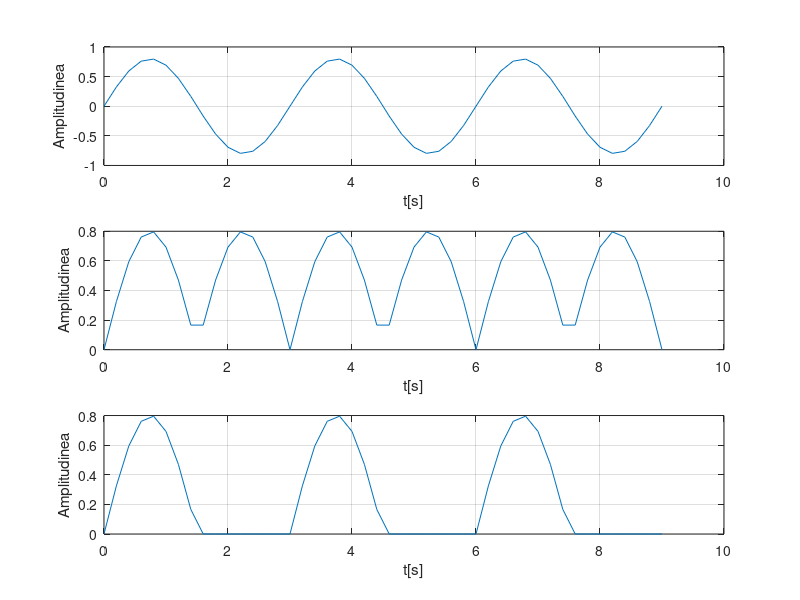

MATLAB code to generate this figure:
%rezolutie temporara 200ms=0.2s
t=0:0.2:9; % vor fi afisate 3 perioade
T=3;
F=1/T;
A=0.8;
s1=A*sin(2*pi*F*t); %semnalul initial
subplot(3,1,1) , plot(t,s1),grid
xlabel('t[s]')
ylabel('Amplitudinea')
s2=abs(s1); %semnalul in modul
subplot(3,1,2) ,plot(t,s2),grid
xlabel('t[s]')
ylabel('Amplitudinea')
sr=(s1+s2)/2; %semnalul redresat
subplot(3,1,3) ,plot(t,sr),grid
xlabel('t[s]')
ylabel('Amplitudinea')